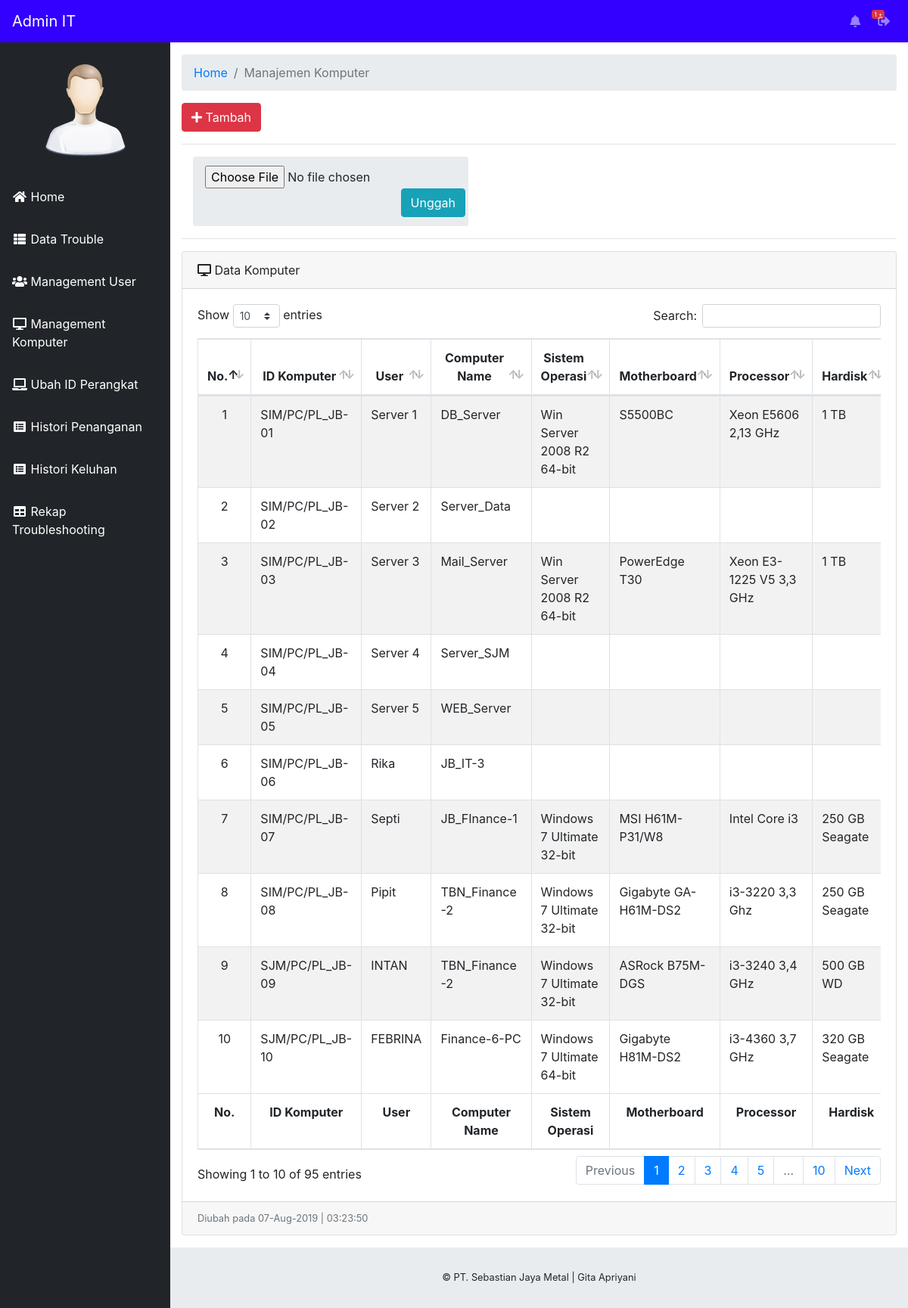
Page /staff/index.php?halaman=management-komputer (signed in) on the committed database.
### tables this page shows
CREATE TABLE IF NOT EXISTS `database_komputer` (
  `id_kom` int(25) NOT NULL AUTO_INCREMENT,
  `id_komputer` varchar(50) NOT NULL,
  `jenis` varchar(10) NOT NULL,
  `user` varchar(30) NOT NULL,
  `computer_name` varchar(25) NOT NULL,
  `sistem_operasi` varchar(50) NOT NULL,
  `motherboard` varchar(50) NOT NULL,
  `processor` varchar(50) NOT NULL,
  `hardisk` varchar(25) NOT NULL,
  `ram` varchar(20) NOT NULL,
  `vga_merk` varchar(25) NOT NULL,
  `vga_size` varchar(20) NOT NULL,
  `monitor_merk` varchar(20) NOT NULL,
  `monitor_size` varchar(20) NOT NULL,
  `keyboard` varchar(5) NOT NULL,
  `mouse` varchar(5) NOT NULL,
  `ups` varchar(5) NOT NULL,
  `ip_address` varchar(25) NOT NULL,
  `tgl_beli` varchar(30) NOT NULL,
  PRIMARY KEY (`id_kom`)
);

### staff/management-komputer.php (the view, shortened to what this page needs)
<div class="container-fluid">
        <ol class="breadcrumb">
          <li class="breadcrumb-item">
            <a href="index.php">Home</a>
          </li>
          <li class="breadcrumb-item active">Manajemen Komputer</li>
        </ol>
        <a href="index.php?halaman=tambah-komputer" class="btn btn-danger"><span class="fa fa-plus"></span> Tambah</a><hr>
        <div class="col-lg-5">
        <ol class="breadcrumb">
          <li class="breadcrumb-item">
            <form method="post" enctype="multipart/form-data" action="csv_import1.php">
              <input type="file" name="file" id="file" accept=".csv" required="required">
              <button type="submit" id="submit" name="import" class="btn btn-info float-right">Unggah</button>
            </form>
          </li>
        </ol>
        </div>
        <hr>
        <div class="card mb-3">
          <div class="card-header">
            <i class="fas fa-desktop"></i>
            Data Komputer</div>
          <div class="card-body">
            <div class="table-responsive">
              <table class="table table-striped table-bordered table-hover" id="dataTable">
                  <thead>
                      <tr>
                          <th><center>No.</center></th>
                          <th><center>ID Komputer</center></th>
                            <th><center>User</center></th>
                            <th><center>Computer Name</center></th>
                            <th><center>Sistem Operasi</center></th>
                            <th><center>Motherboard</center></th>
                            <th><center>Processor</center></th>
                            <th><center>Hardisk</center></th>
                      </tr>
                  </thead>
                  <tfoot>
                      <tr>
                          <th><center>No.</center></th>
                          <th><center>ID Komputer</center></th>
                            <th><center>User</center></th>
                            <th><center>Computer Name</center></th>
                            <th><center>Sistem Operasi</center></th>
                            <th><center>Motherboard</center></th>
                            <th><center>Processor</center></th>
                            <th><center>Hardisk</center></th>
                      </tr>
                  </tfoot>
                  <tbody>
                      <?php
                      $no = 1;
                      include '../config/koneksi.php';
                      $query = mysqli_query($konek, "SELECT * FROM database_komputer") or die(mysqli_error());
                        if(mysqli_num_rows($query) == 0){
                          echo '<tr><td collspan="4" align="center">Tidak ada data!</td></tr>';
                        }
                        else{
                          while ($data = mysqli_fetch_array($query)) {
                            ?>
                        <tr>
                            <td><center><?php echo $no++; ?></center></td>
                            <td><?php echo $data['id_komputer']; ?></td>
                            <td><?php echo $data['user']; ?></td>
                            <td><?php echo $data['computer_name']; ?></td>
                            <td><?php echo $data['sistem_operasi']; ?></td>
                            <td><?php echo $data['motherboard']; ?></td>
                            <td><?php echo $data['processor']; ?></td>
                            <td><?php echo $data['hardisk']; ?></td>
                        </tr>
                          <?php
                        }
                        }
                        ?>
                  </tbody>
              </table>
            </div>
          </div>
          <div class="card-footer small text-muted">Diubah pada <?php echo date("d-M-Y | H:i:s"); ?></div>
        </div>
      </div>

### rows in the picture
database_komputer: id_komputer "SIM/PC/PL_JB-01", user "Server 1", computer_name "DB_Server", sistem_operasi "Win Server 2008 R2 64-bit", motherboard "S5500BC", processor "Xeon E5606 2,13 GHz", hardisk "1 TB"
database_komputer: id_komputer "SIM/PC/PL_JB-02", user "Server 2", computer_name "Server_Data"
database_komputer: id_komputer "SIM/PC/PL_JB-03", user "Server 3", computer_name "Mail_Server", sistem_operasi "Win Server 2008 R2 64-bit", motherboard "PowerEdge T30", processor "Xeon E3-1225 V5 3,3 GHz", hardisk "1 TB"
database_komputer: id_komputer "SIM/PC/PL_JB-04", user "Server 4", computer_name "Server_SJM"
database_komputer: id_komputer "SIM/PC/PL_JB-05", user "Server 5", computer_name "WEB_Server"
database_komputer: id_komputer "SIM/PC/PL_JB-06", user "Rika", computer_name "JB_IT-3"
database_komputer: id_komputer "SIM/PC/PL_JB-07", user "Septi", computer_name "JB_FInance-1", sistem_operasi "Windows 7 Ultimate 32-bit", motherboard "MSI H61M-P31/W8", processor "Intel Core i3", hardisk "250 GB Seagate"
database_komputer: id_komputer "SIM/PC/PL_JB-08", user "Pipit", computer_name "TBN_Finance-2", sistem_operasi "Windows 7 Ultimate 32-bit", motherboard "Gigabyte GA-H61M-DS2", processor "i3-3220 3,3 Ghz", hardisk "250 GB Seagate"
database_komputer: id_komputer "SJM/PC/PL_JB-09", user "INTAN", computer_name "TBN_Finance-2", sistem_operasi "Windows 7 Ultimate 32-bit", motherboard "ASRock B75M-DGS", processor "i3-3240 3,4 GHz", hardisk "500 GB WD"
database_komputer: id_komputer "SJM/PC/PL_JB-10", user "FEBRINA", computer_name "Finance-6-PC", sistem_operasi "Windows 7 Ultimate 64-bit", motherboard "Gigabyte H81M-DS2", processor "i3-4360 3,7 GHz", hardisk "320 GB Seagate"

### other values in the picture
$level "Admin"
$countNotif "1"
